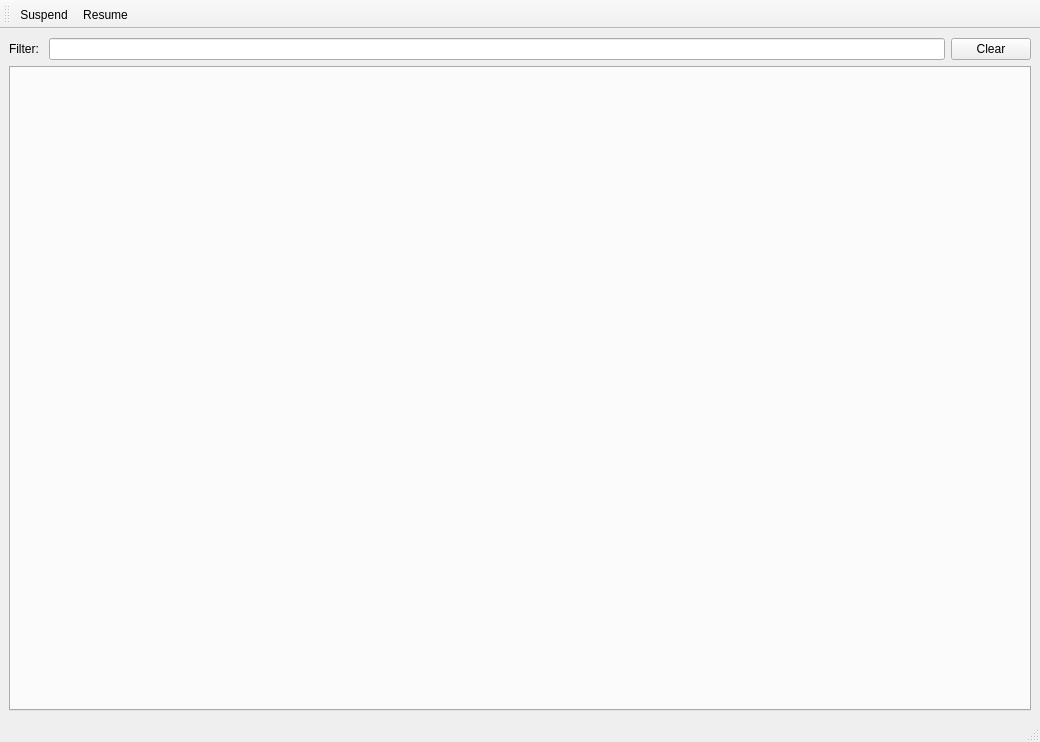
<?xml version="1.0" encoding="UTF-8"?>
<ui version="4.0">
 <class>qtlabors::MainWindow</class>
 <widget class="QMainWindow" name="qtlabors::MainWindow">
  <property name="geometry">
   <rect>
    <x>0</x>
    <y>0</y>
    <width>1040</width>
    <height>742</height>
   </rect>
  </property>
  <property name="windowTitle">
   <string>Labors</string>
  </property>
  <widget class="QWidget" name="central_widget">
   <layout class="QVBoxLayout" name="verticalLayout">
    <item>
     <layout class="QHBoxLayout" name="horizontalLayout">
      <item>
       <widget class="QLabel" name="filter_label">
        <property name="text">
         <string>Filter: </string>
        </property>
       </widget>
      </item>
      <item>
       <widget class="QLineEdit" name="filter_edit"/>
      </item>
      <item>
       <widget class="QPushButton" name="filter_clear">
        <property name="text">
         <string>Clear</string>
        </property>
        <property name="icon">
         <iconset theme="edit-clear">
          <normaloff>.</normaloff>.</iconset>
        </property>
       </widget>
      </item>
     </layout>
    </item>
    <item>
     <widget class="QTabWidget" name="gridview_tabs">
      <property name="movable">
       <bool>true</bool>
      </property>
     </widget>
    </item>
   </layout>
  </widget>
  <widget class="QMenuBar" name="menu_bar">
   <property name="geometry">
    <rect>
     <x>0</x>
     <y>0</y>
     <width>1040</width>
     <height>27</height>
    </rect>
   </property>
  </widget>
  <widget class="QStatusBar" name="status_bar"/>
  <widget class="QToolBar" name="tool_bar">
   <property name="windowTitle">
    <string>toolBar</string>
   </property>
   <property name="toolButtonStyle">
    <enum>Qt::ToolButtonTextUnderIcon</enum>
   </property>
   <attribute name="toolBarArea">
    <enum>TopToolBarArea</enum>
   </attribute>
   <attribute name="toolBarBreak">
    <bool>false</bool>
   </attribute>
   <addaction name="suspend_action"/>
   <addaction name="resume_action"/>
  </widget>
  <action name="suspend_action">
   <property name="icon">
    <iconset theme="media-playback-pause">
     <normaloff>.</normaloff>.</iconset>
   </property>
   <property name="text">
    <string>Suspend</string>
   </property>
   <property name="toolTip">
    <string>Suspend DF so data can be accessed</string>
   </property>
  </action>
  <action name="resume_action">
   <property name="icon">
    <iconset theme="media-playback-start">
     <normaloff>.</normaloff>.</iconset>
   </property>
   <property name="text">
    <string>Resume</string>
   </property>
   <property name="toolTip">
    <string>Resume DF</string>
   </property>
  </action>
 </widget>
 <resources/>
 <connections>
  <connection>
   <sender>filter_clear</sender>
   <signal>clicked()</signal>
   <receiver>filter_edit</receiver>
   <slot>clear()</slot>
   <hints>
    <hint type="sourcelabel">
     <x>748</x>
     <y>96</y>
    </hint>
    <hint type="destinationlabel">
     <x>376</x>
     <y>96</y>
    </hint>
   </hints>
  </connection>
 </connections>
</ui>
